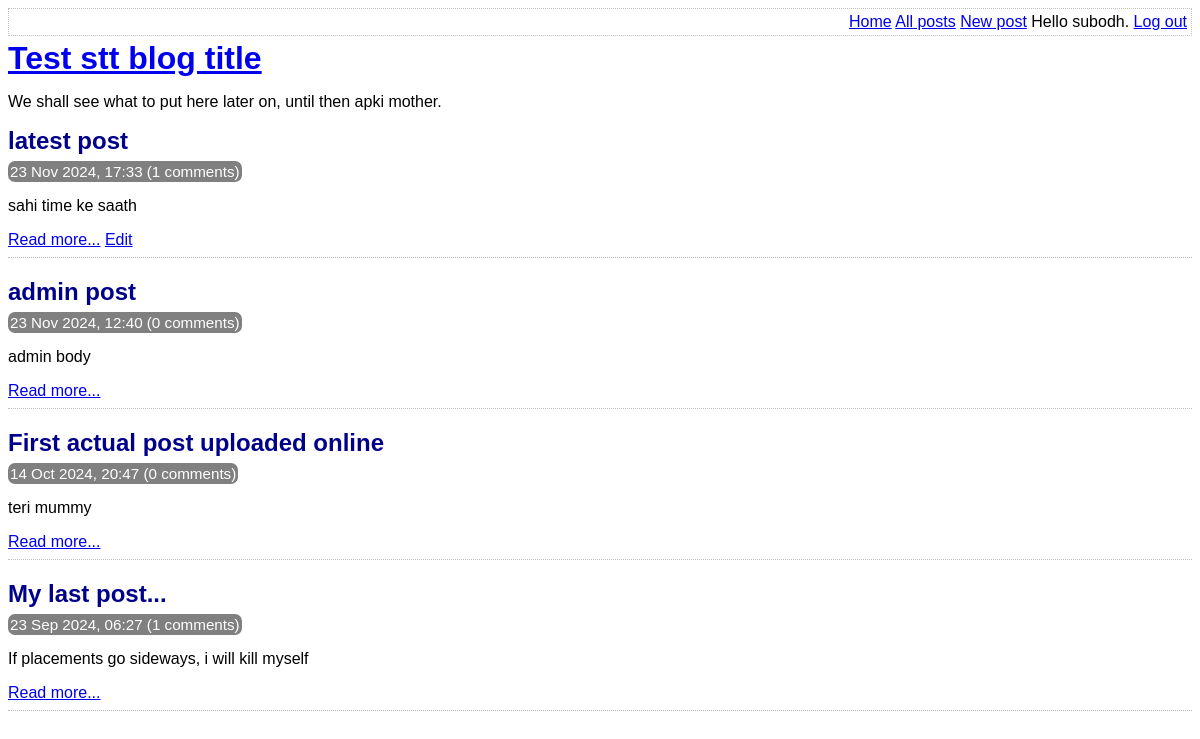
The app's page /index.php (signed in) with its own data.
### tables this page shows
CREATE TABLE post (
	id INTEGER PRIMARY KEY AUTOINCREMENT NOT NULL,
	title VARCHAR NOT NULL,
	body VARCHAR NOT NULL,
	user_id INTEGER NOT NULL,
	created_at VARCHAR NOT NULL,
	updated_at VARCHAR,
	FOREIGN KEY (user_id) REFERENCES user(id)
);

### lib/common.php (called while the page is built, shortened)
<?php
function htmlEscape($html)
{
    return htmlspecialchars($html, ENT_HTML5, 'UTF-8');
}
function convertSqlDate($sqlDate)
{
    $date = DateTime::createFromFormat('Y-m-d H:i:s', $sqlDate);
    return $date->format('d M Y, H:i');
}
function getAuthUser()
{
    if(isLoggedIn()){
        return $_SESSION['logged_in_username'];
    }
    else{
        return null;
    }
}
function isLoggedIn()
{
    return isset($_SESSION['logged_in_username']);
}
function getAllPosts(PDO $pdo)
{
    $stmt = $pdo -> query(
        'SELECT id, title, created_at, body, (SELECT COUNT(*) FROM comment WHERE comment.post_id = post.id) comment_count FROM post ORDER BY created_at DESC'
    );
    return $stmt->fetchAll(PDO::FETCH_ASSOC);
}
function getUserFromUserId(PDO $pdo, $userId){
    $sql = 'SELECT username FROM user WHERE id=:id';
    $stmt = $pdo -> prepare($sql);
    $stmt->execute(
        array('id' => $userId)
    );
    return $stmt->fetchColumn();
}
function getUserFromPostId(PDO $pdo, $postId)
{
    $sql = 'SELECT user_id FROM post WHERE id=:id';
    $stmt = $pdo->prepare($sql);
    $stmt -> execute(
        array('id' => $postId)
    );
    return $stmt->fetchColumn();
}
function checkUser(PDO $pdo, $postId, $username)
{
    $userId = getUserFromPostId($pdo, $postId);
    $author = getUserFromUserId($pdo, $userId);
    $adminUsername = 'admin';
    $allowed = false;
    if($author === $username or $username === $adminUsername)
    {
        $allowed = true;
    }
    return $allowed;
}

### index.php (the view, shortened to what this page needs)
<?php
require_once 'lib/common.php';
$pdo = getPDO();
$posts = getAllPosts($pdo);
?>
<!DOCTYPE html>
<html>
    <head>
        <?php require_once 'templates/head.php' ?>
    </head>
    <body>
        <?php require_once 'templates/title.php' ?>
        <div class="post-list">
            <?php foreach ($posts as $post): ?>
                <div class="post-synopsis">
                    <h2>
                        <?php echo htmlEscape($post['title']) ?>
                    </h2>
                    <div class="meta">
                        <?php echo convertSqlDate($post['created_at']) ?>
                        (<?php echo $post['comment_count'] ?> comments)
                    </div>
                    <p>
                        <?php echo htmlEscape($post['body']) ?>
                    </p>
                    <div class="post-controls">
                        <a
                            href="view-post.php?post_id=<?php echo $post['id'] ?>"
                        >Read more...</a>
                        <?php if (isLoggedIn()): ?>
                            <?php if(checkUser($pdo, $post['id'], getAuthUser())): ?>
                                <a
                                    href="edit-post.php?post_id=<?php echo $post['id'] ?>"
                                >Edit</a>
                            <?php endif ?>
                        <?php endif ?>
                    </div>
                </div>
            <?php endforeach ?>
        </div>
    </body>
</html>

### assets/main.css (style rules this page uses)
h1, h2, h3 { margin-top: 0; margin-bottom: 8px; }
body { font-family: sans-serif; }
.post-synopsis { padding-bottom: 8px; border-bottom: 1px dotted silver; margin-bottom: 20px; }
.post-synopsis h2, .post h2 { color: darkblue; }
.post .date, .post-synopsis .meta { color: white; background-color: grey; border-radius: 7px; padding: 2px; display: inline; font-size: 0.95em; }

### records on screen
post: title "latest post", created_at "23 Nov 2024, 17:33", comment_count "1", body "sahi time ke saath"
post: title "admin post", created_at "23 Nov 2024, 12:40", comment_count "0", body "admin body"
post: title "First actual post uploaded online", created_at "14 Oct 2024, 20:47", comment_count "0", body "teri mummy"
post: title "My last post...", created_at "23 Sep 2024, 06:27", comment_count "1", body "If placements go sideways, i will kill myself"

### other values on screen
htmlEscape(getAuthUser()) "subodh"
